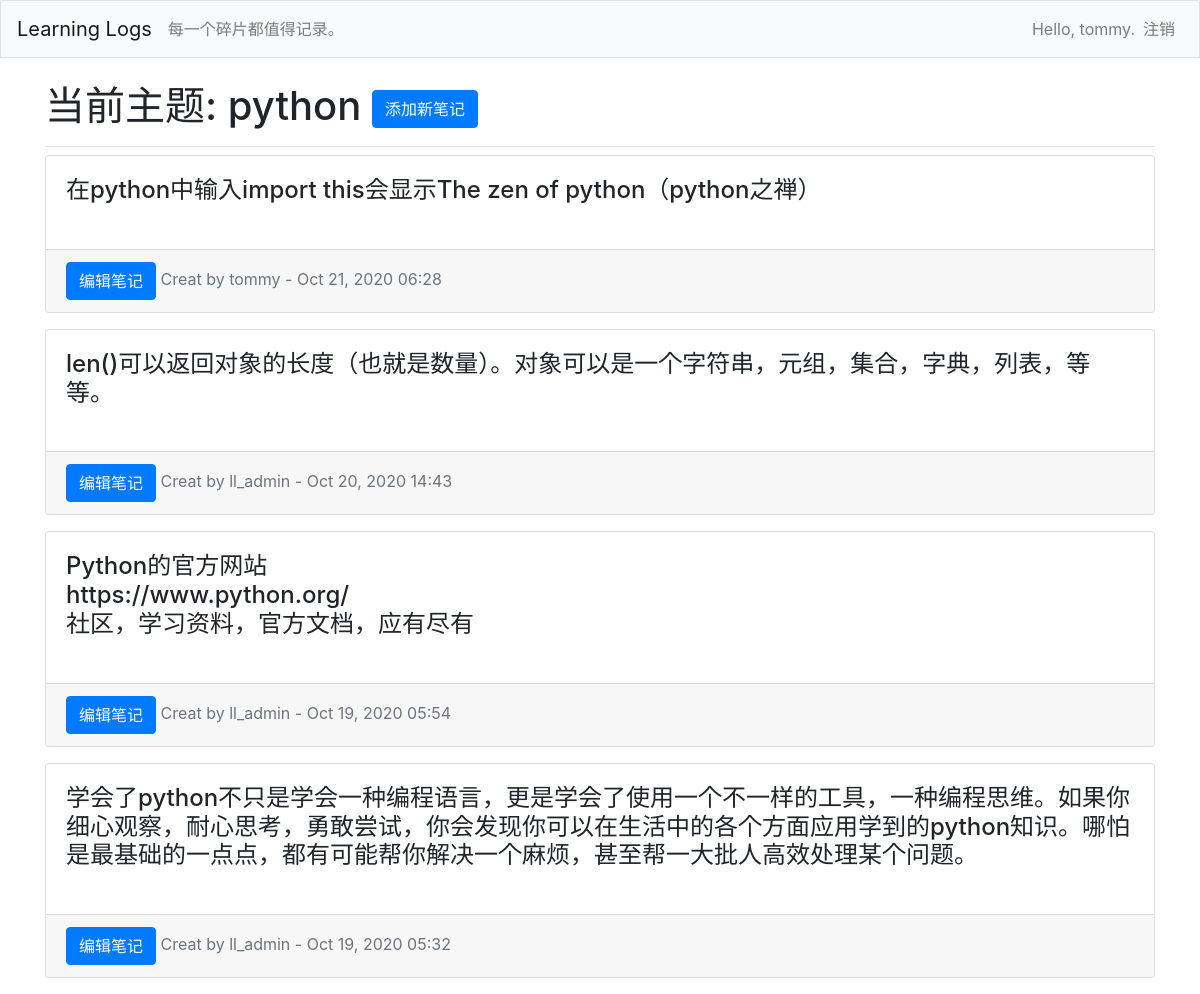
The app's page /topics/1 (signed in) with its own data.
### learning_logs/models.py (models this page shows, shortened)
class Topic(models.Model):
    text = models.CharField(max_length=200)
    date_added = models.DateTimeField(auto_now_add=True)
    def __str__(self):
        return self.text

class Entry(models.Model):
    topic = models.ForeignKey(Topic, on_delete=models.CASCADE)
    text = models.TextField()
    date_added = models.DateTimeField(auto_now_add=True)
    owner = models.ForeignKey(User, on_delete=models.CASCADE)
    class Meta:
        verbose_name_plural = 'Entries'

### learning_logs/views.py (the view)
# urls.py: path('topics/<int:topic_id>', views.topic, name='topic'),
def topic(request,topic_id):
    topic = Topic.objects.get(id=topic_id)
    entries = topic.entry_set.order_by('-date_added')
    context = {'topic': topic, 'entries': entries}
    return render(request, 'learning_logs/topic.html', context)

### learning_logs/templates/learning_logs/topic.html
{% extends "learning_logs/base.html" %}
{% block page_header %}
<h1>
    当前主题: {{ topic }}
    <a class="btn btn-primary" href="{% url 'learning_logs:new_entry' topic.id %}">
        添加新笔记
    </a>
</h1>
{% endblock page_header %}
{% block content %}
    {% for entry in entries %}
        <div class='card mb-3'>
            <h4 class="card-body">{{ entry.text|linebreaks }}</h4>
            <div class="card-footer text-muted">
                <span>
                    <a class="btn btn-primary" href="{% url 'learning_logs:edit_entry' entry.id %}">编辑笔记</a>
                </span>
                <span>Creat by {{ entry.owner}} - {{ entry.date_added|date:'M d, Y H:i' }}</span>
            </div>
        </div>
    {% empty %}
        <h2>可以添加任何有关{{ topic }}的学习笔记在这里。</h2>
    {% endfor %}
{% endblock content %}

### learning_logs/templates/learning_logs/base.html (shortened to what this page needs)
{% load bootstrap4 %}
<!doctype html>
<html>
    <head>
        {% bootstrap_css %}
    </head>
    <body>
        <nav class="navbar navbar-expand-md navbar-light bg-light mb-4 border">
            <a class="navbar-brand" href="{% url 'learning_logs:index'%}">Learning Logs</a>
            <div class="collapse navbar-collapse" id='navbarCollapse'>
                <ul class="navbar-nav mr-auto">
                    <li class="nav-item">
                        <span class="navbar-text">每一个碎片都值得记录。</span>
                    </li>
                </ul>
                <ul class="navbar-nav ml-auto">
                    {% if user.is_authenticated %}
                    <li class="nav-item">
                        <span class="navbar-text">Hello, {{ user.username }}.</span>
                    </li>
                    <li class="nav-item">
                        <a class="nav-link" href="{% url 'users:logout'%}">
                            注销
                        </a>
                    </li>
                    {% endif %}
                </ul>
            </div>
        </nav>
        <main role="main" class="container">
            <div class="pb-2 mb-2 border-bottom">
                {% block page_header %}{% endblock page_header %}
            </div>
            <div>
                {% block content %}{% endblock content %}
            </div>
        </main>
    </body>
</html>

### records on screen
Topic: text "python"
Entry: text "在python中输入import this会显示The zen of python（python之禅）", owner "tommy", date_added "Oct 21, 2020 06:28"
Entry: text "len()可以返回对象的长度（也就是数量）。对象可以是一个字符串，元组，集合，字典，列表，等等。", owner "ll_admin", date_added "Oct 20, 2020 14:43"
Entry: text "Python的官方网站 https://www.python.org/ 社区，学习资料，官方文档，应有尽有", owner "ll_admin", date_added "Oct 19, 2020 05:54"
Entry: text "学会了python不只是学会一种编程语言，更是学会了使用一个不一样的工具，一种编程思维。如果你细心观察，耐心思考，勇敢尝试，你会发现你可以在生活中的各个方面应用学到的python知识。哪怕是最基础的一点点，都有可能帮你解决一个麻烦，甚至帮一大批人高效处理某个问题。", owner "ll_admin", date_added "Oct 19, 2020 05:32"

### other values on screen
{{ user.username }} "tommy"
